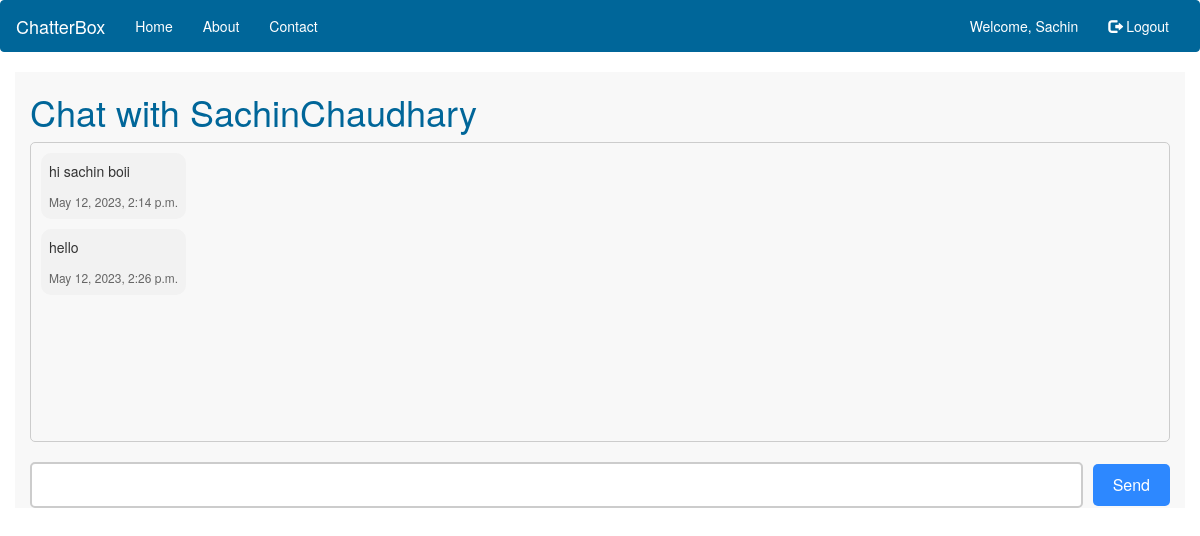
The app's page /chat/4/ (signed in) with its own data.
### home/models.py (models this page shows, shortened)
class Message(models.Model):
    sender = models.ForeignKey(User, on_delete=models.CASCADE, related_name='sent_messages')
    recipient = models.ForeignKey(User, on_delete=models.CASCADE, related_name='received_messages')
    content = models.TextField()
    timestamp = models.DateTimeField(auto_now_add=True)

### home/views.py (the view)
# urls.py: path('chat/<int:user_id>/', views.chat, name='chat'),
@login_required
@login_required
def chat(request, user_id):
    current_user = request.user
    user = User.objects.get(id=user_id)
    messages = Message.objects.filter(sender=request.user, recipient=user) | Message.objects.filter(sender=user, recipient=request.user)
    messages = messages.order_by('timestamp')
    if request.method == 'POST':
        content = request.POST.get('message')
        message = Message.objects.create(sender=request.user, recipient=user, content=content)
        message.save()
    context = {
        'user': user,
        'messages': messages,
        'current_user' : current_user
    }
    return render(request, 'chat.html', context)

### home/templates/chat.html (shortened to what this page needs)
{% extends 'base.html' %}
{% load static %}
{% block css %}
<link rel="stylesheet" href="{% static 'css/chat.css' %}">
{% endblock css %}
{% block content %}
<h1>Chat with {{ user.username }}</h1>
<div id="chat">
{% for message in messages %}
    <div class="message{% if message.sender == request.user %} sent{% else %} received{% endif %}">
        <p>{{ message.content }}</p>
        <span class="timestamp">{{ message.timestamp }}</span>
    </div>
{% empty %}
    <p>No messages yet.</p>
{% endfor %}
</div>
<form method="POST" action="{% url 'chat' user_id=user.id %}">
    <input type="text" name="message" id="message">
    <button type="submit">Send</button>
    </form>
{% endblock %}

### home/templates/base.html (shortened to what this page needs)
<!DOCTYPE html>
<html>
<head>
    <link rel="stylesheet" href="https://maxcdn.bootstrapcdn.com/bootstrap/3.3.7/css/bootstrap.min.css">
    {% block css %}
    {% endblock css %}
</head>
<body>
    <nav class="navbar navbar-default">
        <div class="container-fluid">
            <div class="navbar-header">
                <a class="navbar-brand" href="{% url 'home' %}">ChatterBox</a>
            </div>
            <div class="collapse navbar-collapse" id="myNavbar">
                <ul class="nav navbar-nav">
                    <li><a href="{% url 'home' %}">Home</a></li>
                    <li><a href="#">About</a></li>
                    <li><a href="#">Contact</a></li>
                </ul>
                <ul class="nav navbar-nav navbar-right">
                    {% if user.is_authenticated %}
                        <li><a href="{% url 'profile' %}">Welcome, {{ current_user.username }}</a></li>
                        <li><a href="{% url 'logout' %}"><span class="glyphicon glyphicon-log-out"></span> Logout</a></li>
                    {% else %}
                        <li><a href="{% url 'login' %}"><span class="glyphicon glyphicon-log-in"></span> Login</a></li>
                        <li><a href="{% url 'signup' %}"><span class="glyphicon glyphicon-user"></span> Register</a></li>
                    {% endif %}
                </ul>
            </div>
        </div>
    </nav>
    <div class="container">
        {% block content %}{% endblock %}
    </div>
</body>
</html>

### home/static/css/chat.css (style rules this page uses)
#chat { display: flex; flex-direction: column; gap: 10px; padding: 10px; border: 1px solid #ccc; border-radius: 5px; height: 300px; overflow-y: scroll; }
.message.received { align-self: flex-start; background-color: #F2F2F2; border-radius: 10px; padding: 8px; max-width: 70%; }
.timestamp { font-size: 12px; margin-top: 4px; color: #666; }
form { display: flex; flex-direction: row; align-items: center; margin-top: 20px; }
input[type="text"] { flex: 1; padding: 10px; margin-right: 10px; border: 2px solid #ccc; border-radius: 5px; font-size: 16px; transition: border-color 0.2s; }
button[type="submit"] { background-color: #2d88ff; color: #fff; border: none; border-radius: 5px; padding: 10px 20px; font-size: 16px; cursor: pointer; transition: background-color 0.2s; }

### home/templates/base.html (style rules this page uses)
.navbar-default { background-color: #006699; border-color: #006699; }
.navbar-default .navbar-nav > li > a { color: #fff; }
.navbar-default .navbar-brand { color: #fff; }
.container { background-color: #f8f8f8; }
h1 { color: #006699; }
p { color: #333; }

### records on screen
Message: content "hi sachin boii", timestamp "May 12, 2023, 2:14 p.m."
Message: content "hello", timestamp "May 12, 2023, 2:26 p.m."

### other values on screen
{{ current_user.username }} "Sachin"
{{ user.username }} "SachinChaudhary"
